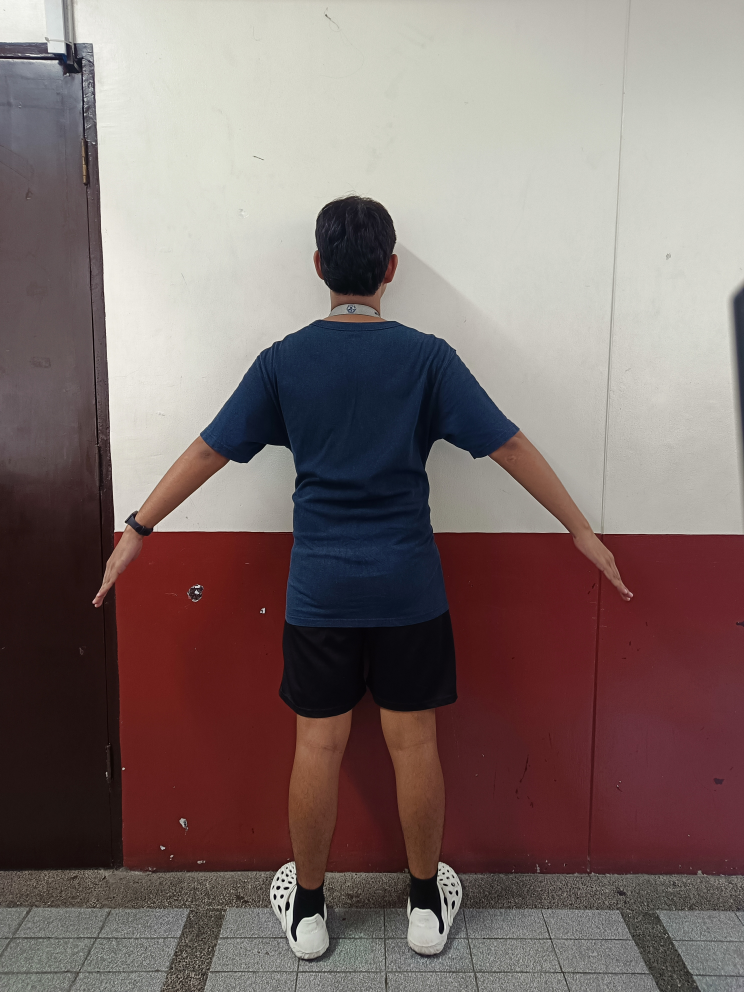
#> input picture uploads/20250702_005142/20250702_005142_back.jpg, 2976 x 3968 px (shown at 1/4 size)
$ python auto_crop.py uploads/20250702_005142/20250702_005142_back.jpg
#> lines starting #> are read from the running program, lines starting #| are printed output that depends on the picture
# auto_crop.py
import cv2
import os
import sys

MAX_DISPLAY_WIDTH = 1000
MAX_DISPLAY_HEIGHT = 800

# === Input ===
image_path = sys.argv[1]  # e.g., uploads/20250630_182033/20250630_182033_front.jpg

if not os.path.exists(image_path):
    print(f"❌ Image not found: {image_path}")
    exit()

# === Parse original path and info ===
uploads_folder = os.path.normpath(image_path).split(os.sep)
timestamp_folder = uploads_folder[-2]  # Get the folder name like '20250630_182033'
basename = os.path.basename(image_path)  # e.g., 20250630_182033_front.jpg
name, ext = os.path.splitext(basename)

# === Setup cropped folder ===
cropped_dir = os.path.join("cropped", timestamp_folder)
os.makedirs(cropped_dir, exist_ok=True)

# === Read Image ===
original = cv2.imread(image_path)
#> original is the input picture: shape (3968, 2976, 3); mean B, G, R 109.6, 111.8, 127.8
orig_h, orig_w = original.shape[:2]
#> orig_h = 3968; orig_w = 2976
scale = min(MAX_DISPLAY_WIDTH / orig_w, MAX_DISPLAY_HEIGHT / orig_h, 1.0)
#> scale = 0.202
disp_w, disp_h = int(orig_w * scale), int(orig_h * scale)
#> disp_w = 600; disp_h = 800
display = cv2.resize(original, (disp_w, disp_h))
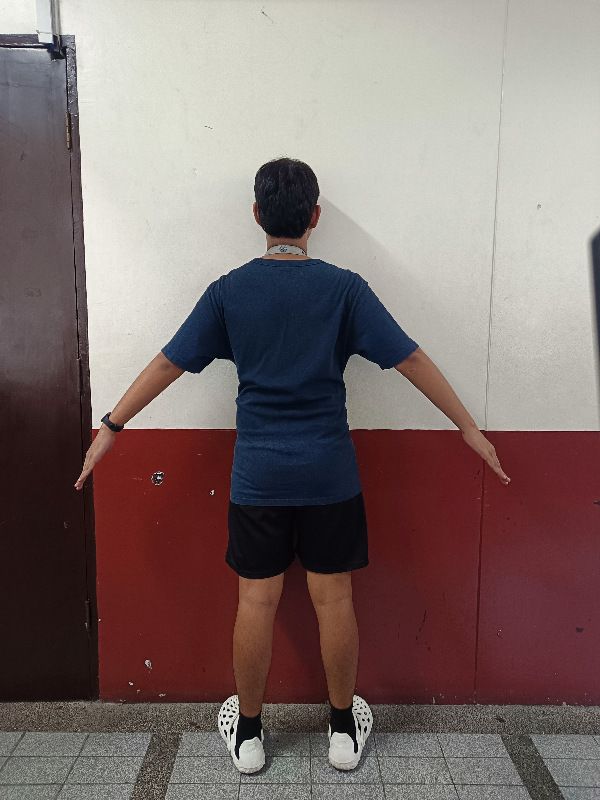
#> display: shape (800, 600, 3); mean B, G, R 109.5, 111.7, 127.7

# === Initial Crop Box ===
box_w = 400
box_h = 600
ix = (disp_w - box_w) // 2
#> ix = 100
iy = (disp_h - box_h) // 2
#> iy = 100
ex = ix + box_w
#> ex = 500
ey = iy + box_h
#> ey = 700
dragging = False
resizing = False

def mouse_callback(event, x, y, flags, param):
    global ix, iy, ex, ey, dragging, resizing
    if event == cv2.EVENT_LBUTTONDOWN:
        if abs(x - ex) < 10 and abs(y - ey) < 10:
            resizing = True
        else:
            dragging = True
            param['offset'] = (x - ix, y - iy)
    elif event == cv2.EVENT_MOUSEMOVE:
        if dragging:
            dx, dy = param['offset']
            w, h = ex - ix, ey - iy
            ix = max(0, min(x - dx, disp_w - w))
            iy = max(0, min(y - dy, disp_h - h))
            ex = ix + w
            ey = iy + h
        elif resizing:
            ex = min(disp_w, max(ix + 50, x))
            ey = min(disp_h, max(iy + 50, y))
    elif event == cv2.EVENT_LBUTTONUP:
        dragging = False
        resizing = False

cv2.namedWindow("Crop Image", cv2.WINDOW_NORMAL)
cv2.setMouseCallback("Crop Image", mouse_callback, {'offset': (0, 0)})

while True:
    view = display.copy()
    cv2.rectangle(view, (ix, iy), (ex, ey), (0, 255, 0), 2)
    cv2.putText(view, "Drag/resize | Press 'c' to crop | 'q' to quit",
                (10, disp_h - 10), cv2.FONT_HERSHEY_SIMPLEX, 0.5, (255, 255, 255), 1)
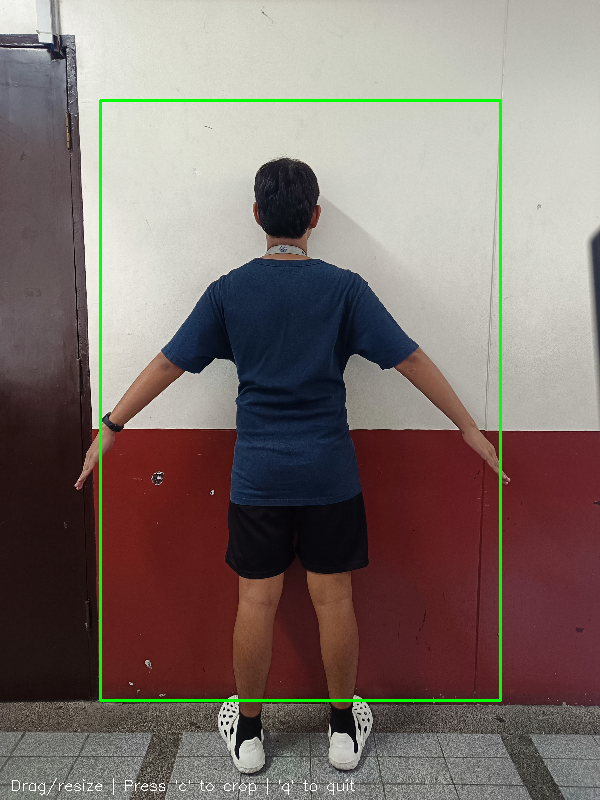
#> view: shape (800, 600, 3); mean B, G, R 108.1, 113.4, 125.9
    cv2.imshow("Crop Image", view)
    key = cv2.waitKey(1) & 0xFF
#> (key q is pressed here)

    if key == ord('c'):
        scale_x = orig_w / disp_w
        scale_y = orig_h / disp_h
        x1, y1 = int(ix * scale_x), int(iy * scale_y)
        x2, y2 = int(ex * scale_x), int(ey * scale_y)
        cropped = original[y1:y2, x1:x2]

        # === Save to cropped/timestamp/filename_cropped.jpg ===
        cropped_filename = f"{name}_cropped{ext}"
        cropped_path = os.path.join(cropped_dir, cropped_filename)
        cv2.imwrite(cropped_path, cropped)
        print(cropped_path)
        break

    elif key == ord('q'):
        break

cv2.destroyAllWindows()
